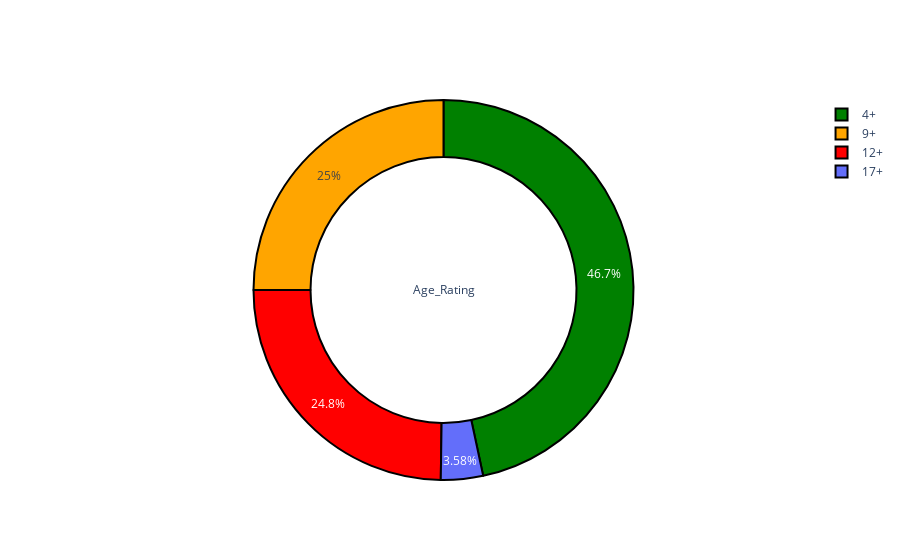

The notebook cell this image was saved under:
### Markdown cell above
## Age Ratings?

### Code cell
py.iplot([pie_plot(df['Age_Rating'].value_counts(), ['green', 'orange', 'red'], 'Age_Rating')])

### Figure 1 — Plotly figure (JSON) as saved in the notebook; plotly's stock layout.template omitted (floating-point values rounded to 4 significant figures)
{"data": [{"hole": 0.7, "hoverinfo": "percent+value", "labels": ["4+", "9+", "12+", "17+"], "marker": {"colors": ["green", "orange", "red"], "line": {"color": "#000000", "width": 2}}, "showlegend": true, "textinfo": "percent", "textposition": "inside", "title": {"text": "Age_Rating"}, "type": "pie", "values": [1017, 545, 540, 78]}], "layout": {}}
